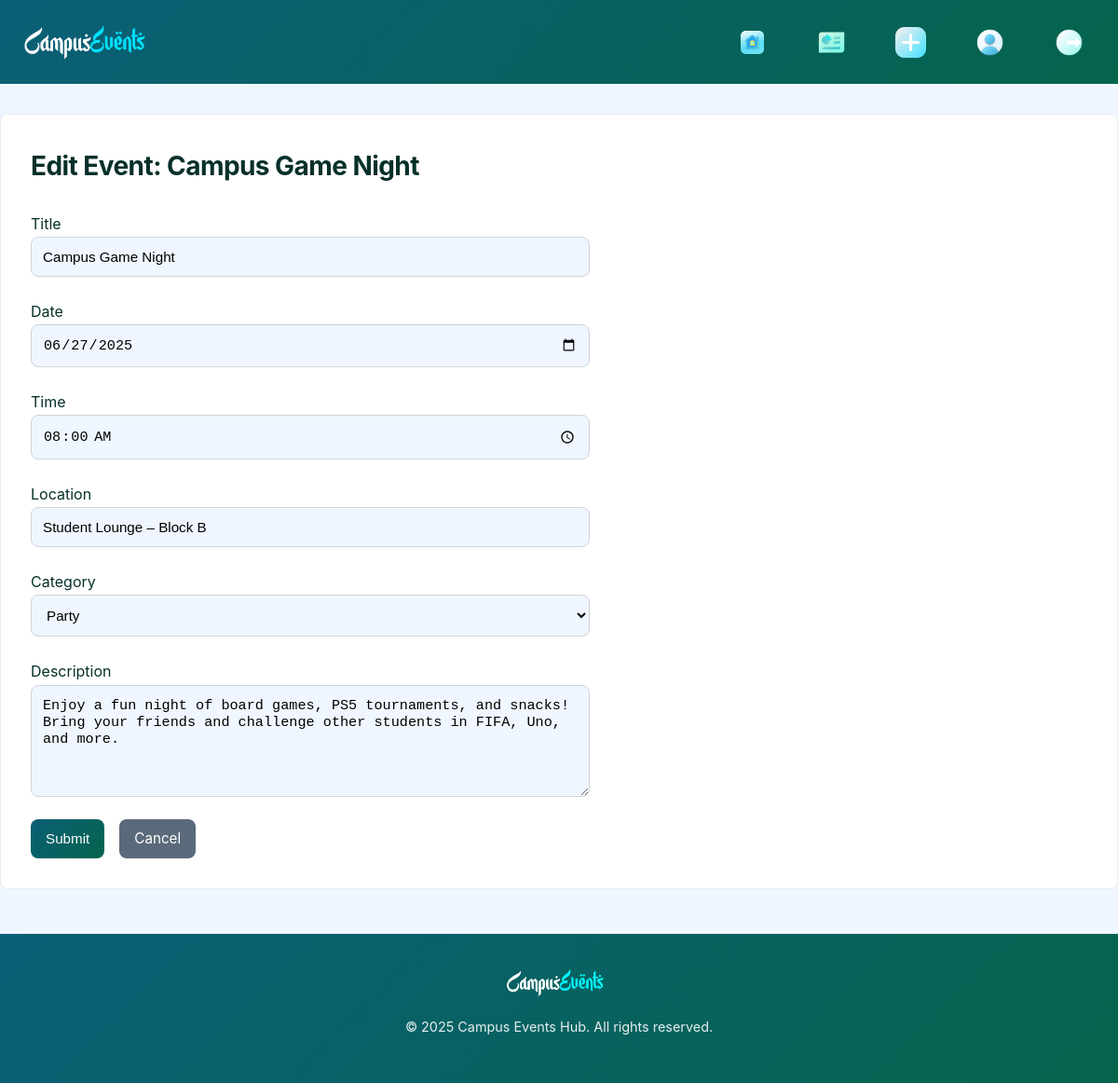
The page /admin/events/5/edit (signed in) on the database its author committed.
### models.py (models this page shows)
class Event(db.Model):
    __tablename__ = 'event'
    id = db.Column(db.Integer, primary_key=True)
    title = db.Column(db.String(100), nullable=False)
    description = db.Column(db.Text, nullable=False)
    date = db.Column(db.Date, nullable=False)
    time = db.Column(db.Time, nullable=False)
    location = db.Column(db.String(100), nullable=False)
    category = db.Column(db.String(50), nullable=False)
    status = db.Column(db.Enum(EventStatus), default=EventStatus.PENDING)
    user_id = db.Column(db.Integer, db.ForeignKey('user.id'), nullable=False)
    likes = db.relationship('Like', backref='event', lazy=True, cascade='all, delete-orphan')
    rsvps = db.relationship('RSVP', backref='event', lazy=True, cascade='all, delete-orphan')
    notifications = db.relationship('Notification', backref='event', lazy=True, cascade='all, delete-orphan')

### app.py (the view, shortened to what this page needs)
@app.route('/admin/events/<int:event_id>/edit', methods=['GET', 'POST'])
@login_required
def admin_edit_event(event_id):
    if current_user.role != UserRole.ADMIN:
        logger.warning(f"Unauthorized admin edit attempt by {current_user.email} on event {event_id}")
        abort(403)
    event = Event.query.get_or_404(event_id)
    form = EventForm(obj=event)
    return render_template('admin_edit_event.html', form=form, event=event)

### forms.py
class EventForm(FlaskForm):
    title = StringField('Title', validators=[DataRequired(), Length(max=100)])
    description = TextAreaField('Description', validators=[DataRequired()])
    date = DateField('Date', validators=[DataRequired()])
    time = TimeField('Time', validators=[DataRequired()])
    location = StringField('Location', validators=[DataRequired(), Length(max=100)])
    category = SelectField('Category', choices=[
        ('workshop', 'Workshop'),
        ('seminar', 'Seminar'),
        ('party', 'Party'),
        ('sports', 'Sports'),
        ('other', 'Other')
    ], validators=[DataRequired()])
    submit = SubmitField('Submit')

### app.py (called while the page is built)
@login_manager.user_loader
def load_user(user_id):
    return User.query.get(int(user_id))

### templates/admin_edit_event.html (shortened to what this page needs)
        {% extends "admin_base.html" %}
{% block css %}
    <link rel="stylesheet" href="{{ url_for('static', filename='css/admin_edit_event.css') }}">
{% endblock %}
{% block content %}
    <div class="container">
        <h2>Edit Event: {{ event.title }}</h2>
        <form method="POST" class="event-form">
            <div class="form-group">
                {{ form.title.label }} {{ form.title(class="form-control", value=event.title) }}
            </div>
            <div class="form-group">
                {{ form.date.label }} {{ form.date(class="form-control", value=event.date.strftime('%Y-%m-%d')) }}
            </div>
            <div class="form-group">
                {{ form.time.label }} {{ form.time(class="form-control", value=event.time.strftime('%H:%M')) }}
            </div>
            <div class="form-group">
                {{ form.location.label }} {{ form.location(class="form-control", value=event.location) }}
            </div>
            <div class="form-group">
                {{ form.category.label }} {{ form.category(class="form-control", value=event.category) }}
            </div>
            <div class="form-group">
                {{ form.description.label }} {{ form.description(class="form-control", rows="4", value=event.description) }}
            </div>
            <div class="form-actions">
                {{ form.submit(class="btn btn-primary") }}
                <a href="{{ url_for('all_events') }}" class="btn btn-secondary">Cancel</a>
            </div>
        </form>
    </div>
{% endblock %}

### static/css/admin_base.css (style rules this page uses)
:root { --primary-blue: #07a89b; --light-blue: #f0f6ff; --white: #ffffff; --dark-blue: #06302a; --gradient-blue: linear-gradient(135deg, #0b5f76 0%, #04644c 100%); --success-green: #28a745; --danger-red: #dc3545; --gray: #5a6a7a; --font-primary: 'Inter', -apple-system, BlinkMacSystemFont, sans-serif; --transition: all 0.3s ease; --border-radius: 8px; --animation-ease: cubic-bezier(0.4, 0, 0.2, 1); }
* { margin: 0; padding: 0; box-sizing: border-box; }
body { font-family: var(--font-primary); line-height: 1.7; color: var(--dark-blue); background-color: var(--light-blue); font-size: 16px; overscroll-behavior: none; }
h1, h2, h3, h4 { font-weight: 700; color: var(--dark-blue); }
h2 { font-size: 1.75rem; margin-bottom: 1.5rem; letter-spacing: -0.02em; }
a { text-decoration: none; color: var(--primary-blue); transition: var(--transition); }
.container { max-width: 1280px; margin: 2rem auto; padding: 2rem; background-color: var(--white); border-radius: var(--border-radius); border: 1px solid #e9ecef; animation: fadeInOpacity 0.4s var(--animation-ease); }
.btn { padding: 0.5rem 1rem; border: none; border-radius: var(--border-radius); font-size: 0.95rem; cursor: pointer; transition: var(--transition); display: inline-flex; align-items: center; gap: 0.5rem; }
.btn-primary { background: var(--gradient-blue); color: var(--white); }

### static/css/admin_edit_event.css (style rules this page uses)
.event-form { max-width: 600px; }
.form-group { margin-bottom: 1.5rem; }
.form-control { width: 100%; padding: 0.75rem; border: 1px solid #ced4da; border-radius: var(--border-radius); font-size: 0.95rem; background-color: var(--light-blue); transition: var(--transition); }
.form-control[rows] { min-height: 120px; resize: vertical; }
.form-actions { margin-top: 1.5rem; display: flex; gap: 1rem; }
.btn-primary { background: var(--gradient-blue); color: var(--white); }
.btn-secondary { background-color: var(--gray); color: var(--white); }

### rows shown on the page
Event: title "Campus Game Night", date "06/27/2025", time "08:00", location "Student Lounge – Block B", category "Party", description "Enjoy a fun night of board games, PS5 tournaments, and snacks! Bring your friends and challenge other students in FIFA, Uno, and more."
